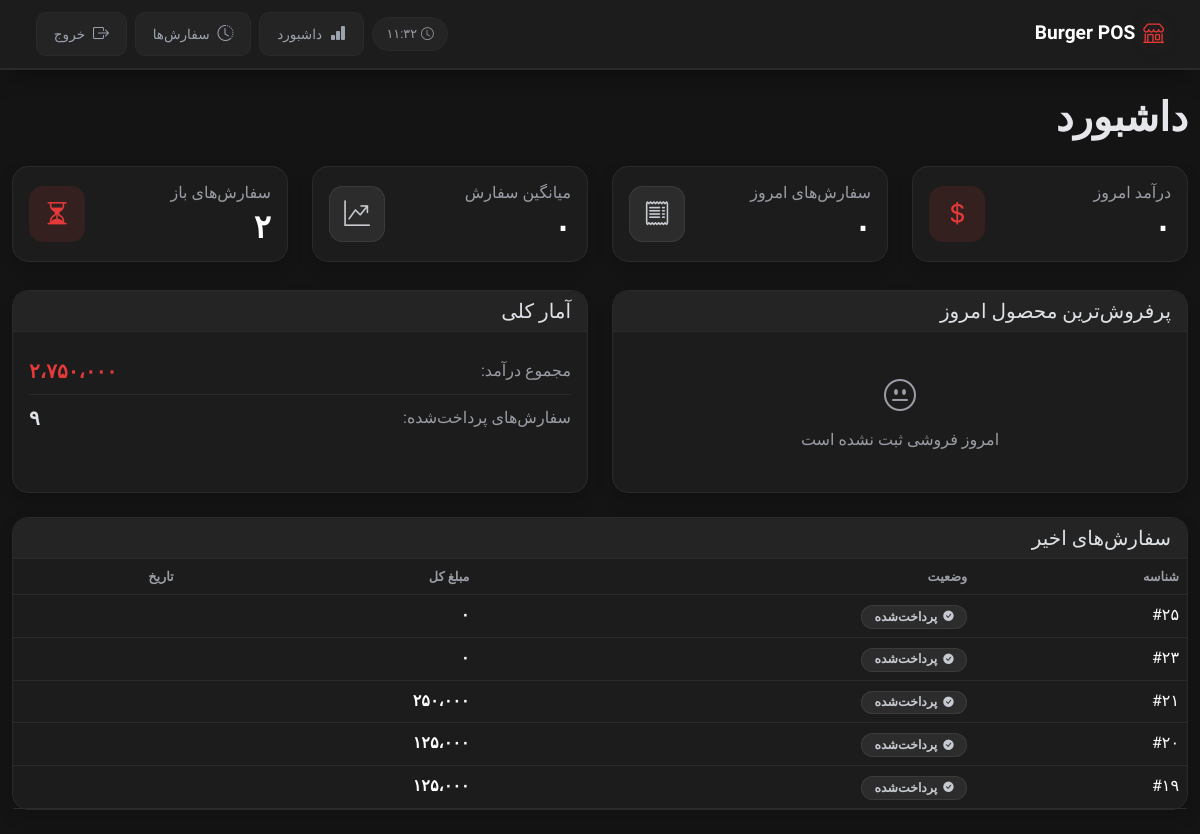
/dashboard/ (signed in), run on an earlier commit of the app's database.
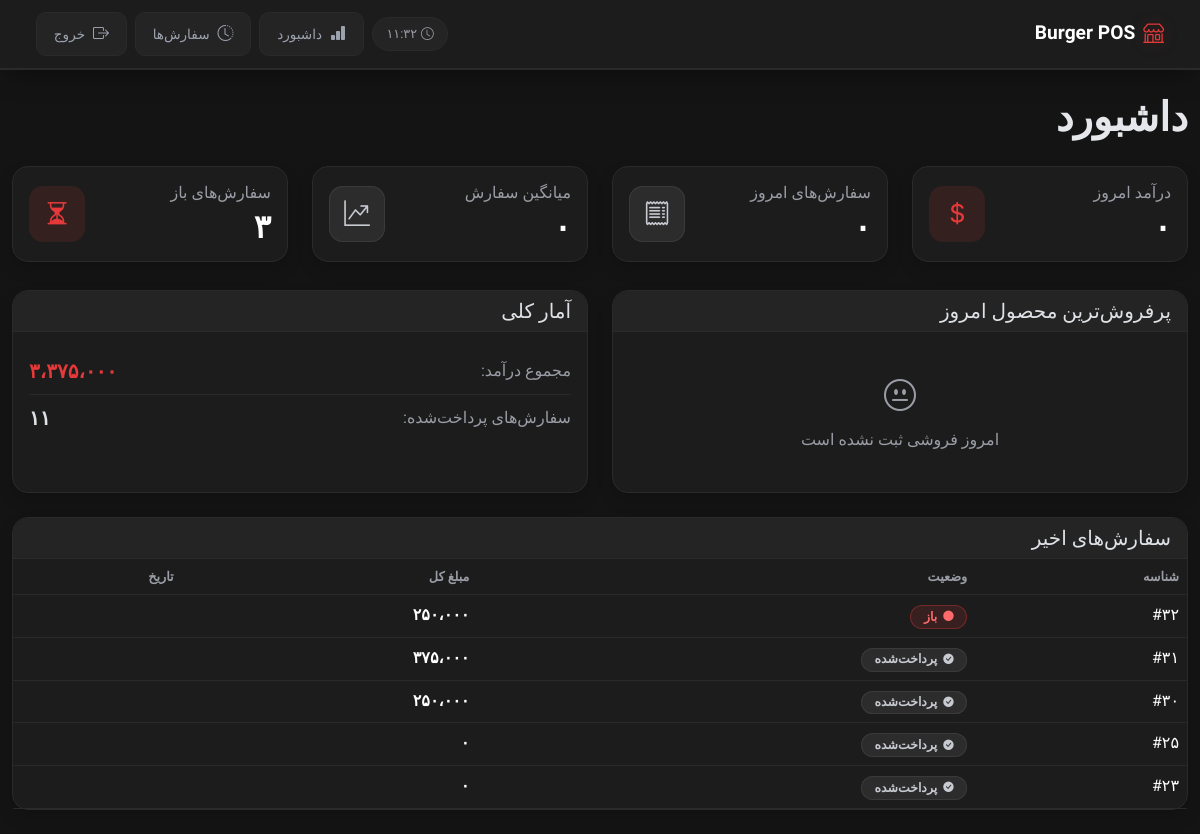
And on a later commit of the database.
### menu/models.py (models this page shows, shortened)
class Order(models.Model):
    STATUS_CHOICES=[
        ('draft', 'draft'),
        ('open', 'open'),
        ('paid', 'paid'),
        ('cancelled', 'cancelled'),
    ]
    user = models.ForeignKey(get_user_model(), on_delete=models.CASCADE)
    created_at = models.DateTimeField(auto_now_add=True)
    total_price = models.PositiveIntegerField(default=0)
    status = models.CharField(max_length=10, choices=STATUS_CHOICES, default='draft')

### menu/views.py (the view)
# urls.py: path('dashboard/', DashboardView.as_view(), name='dashboard'),
class DashboardView(LoginRequiredMixin, UserPassesTestMixin, TemplateView):
    template_name = "menu/dashboard.html"
    def test_func(self):
        return self.request.user.is_superuser
    def get_context_data(self, **kwargs):
        context = super().get_context_data(**kwargs)
        today = date.today()
        today_paid_orders = Order.objects.filter(
            status="paid",
            created_at__date=today
        )
        today_stats = today_paid_orders.aggregate(
            total=Sum("total_price"),
            count=Count("id"),
            avg=Avg("total_price"),
        )
        total_sales_today = today_stats["total"] or 0
        total_orders_today = today_stats["count"]
        average_order_today = int(today_stats["avg"] or 0)
        best_seller_today = (
            Product.objects.filter(
                orderitem__order__status="paid",
                orderitem__order__created_at__date=today
            )
            .annotate(total_sold=Sum("orderitem__quantity"))
            .order_by("-total_sold")
            .first()
        )
        all_time_stats = Order.objects.filter(status="paid").aggregate(
            total=Sum("total_price"),
            count=Count("id"),
        )
        total_sales_all = all_time_stats["total"] or 0
        total_paid_orders = all_time_stats["count"]
        open_orders = Order.objects.filter(status="open").count()
        recent_orders = (
            Order.objects.filter(status__in=["open", "paid"])
            .select_related("user")
            .order_by("-created_at")[:5]
        )
        context.update({
            "total_sales_today": total_sales_today,
            "total_orders_today": total_orders_today,
            "average_order_today": average_order_today,
            "best_seller_today": best_seller_today,
            "total_sales_all": total_sales_all,
            "total_paid_orders": total_paid_orders,
            "open_orders": open_orders,
            "recent_orders": recent_orders,
        })
        return context

### menu/templatetags/custom_filters.py (called while the page is built)
@register.filter
def persian_number(value):
    value = intcomma(value, False)
    en = '0123456789,'
    fa = '۰۱۲۳۴۵۶۷۸۹،'
    return str(value).translate(
        str.maketrans(en, fa)
    )

@register.filter
def to_jalali(value, format_string='%Y/%m/%d - %H:%M'):
    if not value:
        return ''
    jalali = jdatetime.datetime.fromgregorian(datetime=value)
    return jalali.strftime(format_string)

### menu/templates/menu/dashboard.html (shortened to what the changed rows need)
{% extends "_base.html" %}
{% load custom_filters %}
{% load i18n %}
{% block content %}
<h1 class="mb-4 fw-bold">
    {% trans "Dashboard" %}
</h1>
<div class="row g-4">
    <div class="col-md-3">
        <div class="card shadow">
            <div class="card-body">
                <div class="stat-mini">
                    <div>
                        <h2 class="stat-number text-white mb-0">
                            {{ total_sales_today|persian_number }}
                        </h2>
                    </div>
                </div>
            </div>
        </div>
    </div>
    <div class="col-md-3">
        <div class="card shadow">
            <div class="card-body">
                <div class="stat-mini">
                    <div>
                        <h2 class="stat-number text-white mb-0">
                            {{ total_orders_today|persian_number }}
                        </h2>
                    </div>
                </div>
            </div>
        </div>
    </div>
    <div class="col-md-3">
        <div class="card shadow">
            <div class="card-body">
                <div class="stat-mini">
                    <div>
                        <h2 class="stat-number text-white mb-0">
                            {{ average_order_today|persian_number }}
                        </h2>
                    </div>
                </div>
            </div>
        </div>
    </div>
    <div class="col-md-3">
        <div class="card shadow">
            <div class="card-body">
                <div class="stat-mini">
                    <div>
                        <h6 class="text-muted mb-2">
                            {% trans "Open Orders" %}
                        </h6>
                        <h2 class="stat-number text-white mb-0">
                            {{ open_orders|persian_number }}
                        </h2>
                    </div>
                </div>
            </div>
        </div>
    </div>
</div>
<div class="row g-4 mt-1">
    <div class="col-lg-6">
        <div class="card shadow h-100">
            <div class="card-body">
                <div class="d-flex justify-content-between align-items-center py-2 border-bottom" style="border-color: var(--border) !important;">
                    <span class="text-muted">{% trans "Total Revenue:" %}</span>
                    <strong class="price-tag fs-5">
                        {{ total_sales_all|persian_number }}
                    </strong>
                </div>
                <div class="d-flex justify-content-between align-items-center py-2">
                    <span class="text-muted">{% trans "Paid Orders:" %}</span>
                    <strong class="fs-5">
                        {{ total_paid_orders|persian_number }}
                    </strong>
                </div>
            </div>
        </div>
    </div>
</div>
<div class="row mt-4">
    <div class="col-12">
        <div class="card shadow">
            <div class="card-body p-0">
                <table class="table table-hover mb-0">
                    <thead>
                        <tr>
                            <th>{% trans "ID" %}</th>
                            <th>{% trans "Status" %}</th>
                            <th>{% trans "Total" %}</th>
                            <th>{% trans "Date" %}</th>
                        </tr>
                    </thead>
                    <tbody>
                        {% for order in recent_orders %}
                        <tr>
                            <td>
                                #{{ order.id|persian_number }}
                            </td>
                            <td>
                                {% if order.status == "paid" %}
                                    <span class="status-badge status-badge-paid">
                                        <i class="bi bi-check-circle-fill"></i>
                                        {% trans "Paid" %}
                                    </span>
                                {% else %}
                                    <span class="status-badge status-badge-open">
                                        <i class="bi bi-circle-fill"></i>
                                        {% trans "Open" %}
                                    </span>
                                {% endif %}
                            </td>
                            <td class="price-tag">
                                {{ order.total_price|persian_number }}
                            </td>
                            <td class="text-muted">
                            </td>
                        </tr>
                        {% endfor %}
                    </tbody>
                </table>
            </div>
        </div>
    </div>
</div>
{% endblock %}

What changed in the data, as far as the page shows it:
no longer on this page (row unchanged): Order: id|persian_number "۲۱", total_price|persian_number "۲۵۰،۰۰۰"
no longer on this page (row unchanged): Order: id|persian_number "۲۰", total_price|persian_number "۱۲۵،۰۰۰"
no longer on this page (row unchanged): Order: id|persian_number "۱۹", total_price|persian_number "۱۲۵،۰۰۰"
added Order: id|persian_number "۳۲", total_price|persian_number "۲۵۰،۰۰۰"
added Order: id|persian_number "۳۱", total_price|persian_number "۳۷۵،۰۰۰"
added Order: id|persian_number "۳۰", total_price|persian_number "۲۵۰،۰۰۰"
Also different on the page:
{{ open_orders|persian_number }}: "۲" → "۳"
{{ total_sales_all|persian_number }}: "۲،۷۵۰،۰۰۰" → "۳،۳۷۵،۰۰۰"
{{ total_paid_orders|persian_number }}: "۹" → "۱۱"
